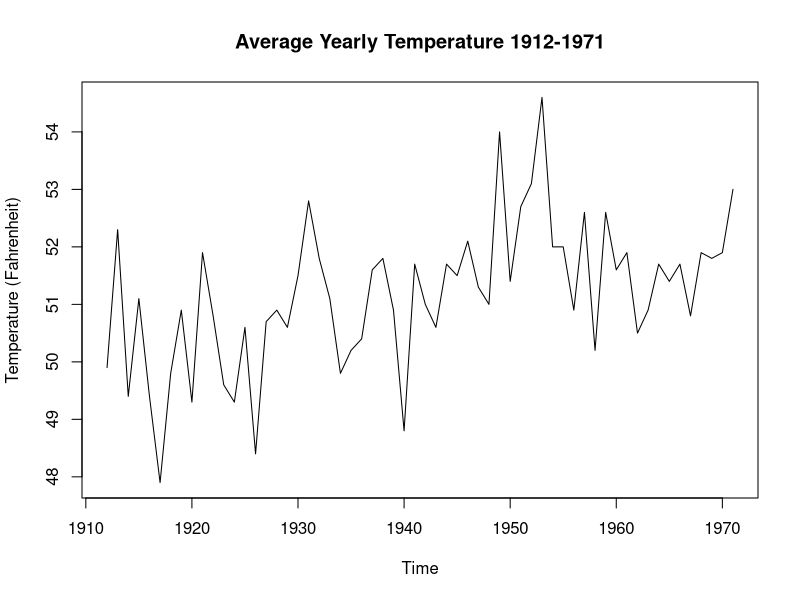
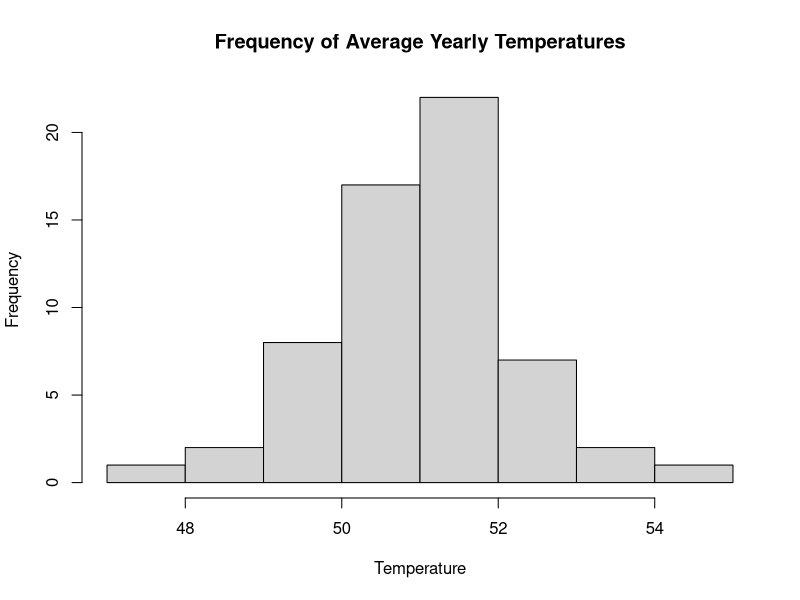
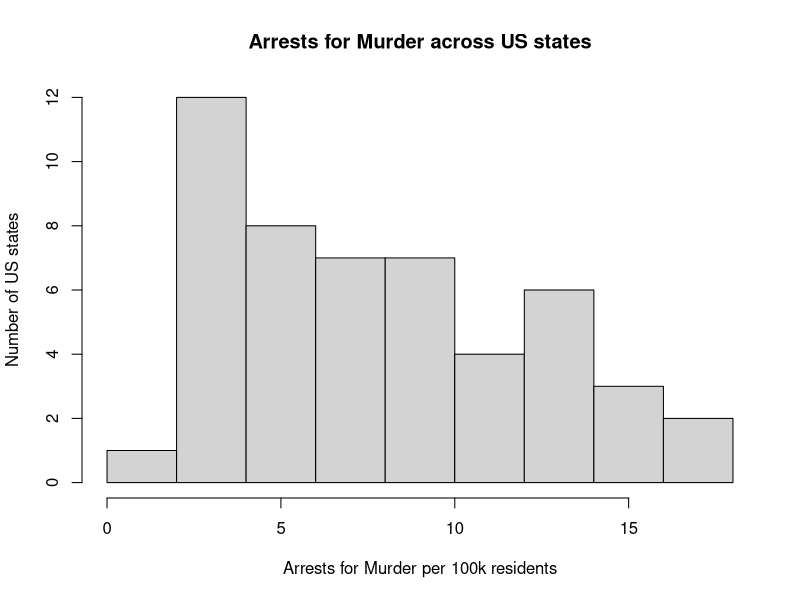
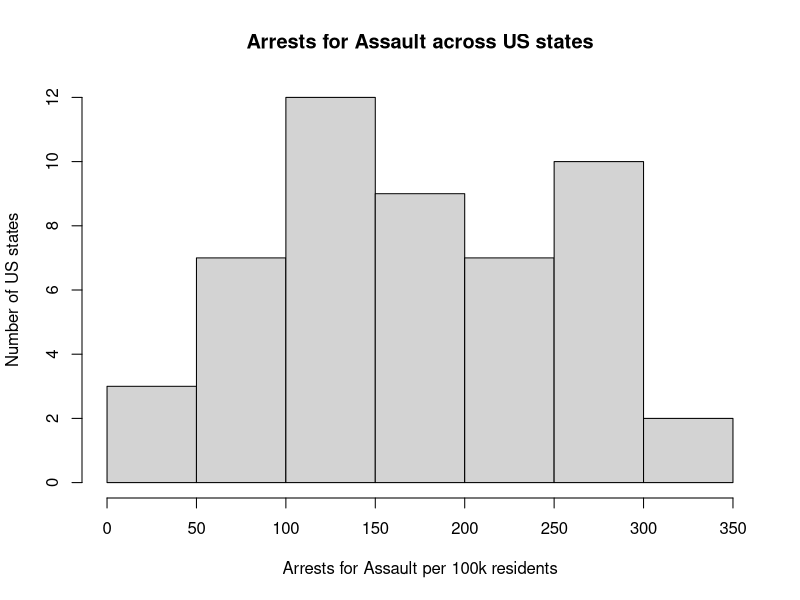
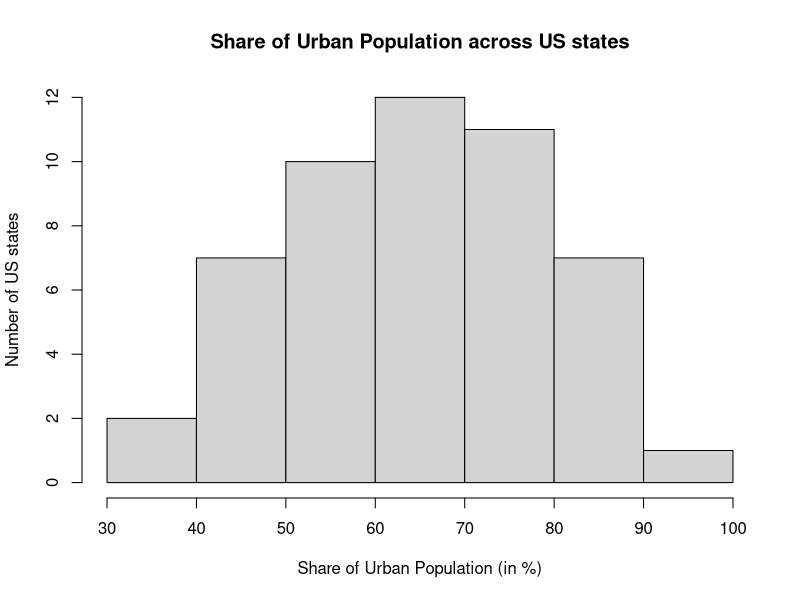
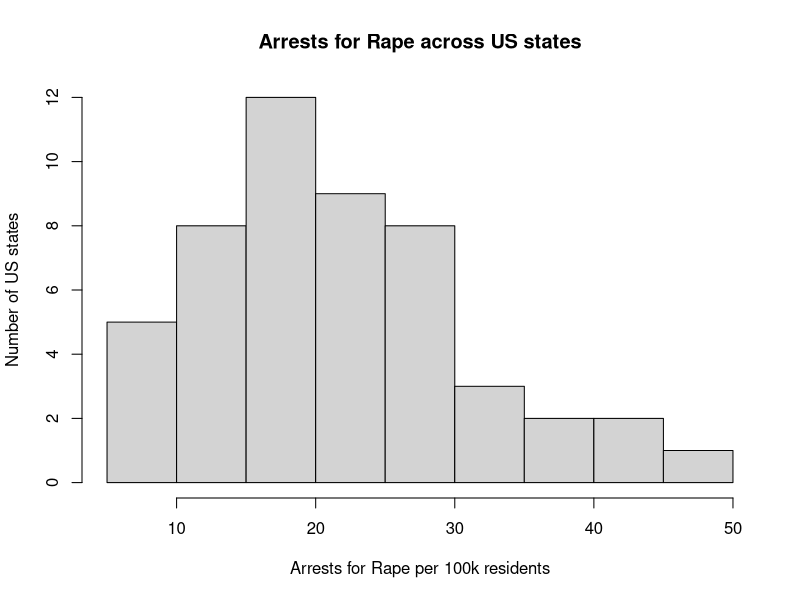

These figures' R source, in order:
## ---- chunk 1
summary(nhtemp)
## ---- chunk 2
plot(nhtemp,
    main="Average Yearly Temperature 1912-1971",
    ylab="Temperature (Fahrenheit)")
## ---- chunk 3
hist(nhtemp, 
     main="Frequency of Average Yearly Temperatures", 
     xlab="Temperature")
## ---- chunk 4
summary(USArrests$Murder)
## ---- chunk 5
summary(USArrests$Assault)
## ---- chunk 6
summary(USArrests$UrbanPop)
## ---- chunk 7
summary(USArrests$Rape)
## ---- chunk 8
hist(USArrests$Murder,
     main = "Arrests for Murder across US states",
     ylab = "Number of US states",
     xlab = "Arrests for Murder per 100k residents")
## ---- chunk 9
hist(USArrests$Assault,
     main = "Arrests for Assault across US states",
     ylab = "Number of US states",
     xlab = "Arrests for Assault per 100k residents")
## ---- chunk 10
hist(USArrests$UrbanPop,
     main = "Share of Urban Population across US states",
     ylab = "Number of US states",
     xlab = "Share of Urban Population (in %)")
## ---- chunk 11
hist(USArrests$Rape,
     main = "Arrests for Rape across US states",
     ylab = "Number of US states",
     xlab = "Arrests for Rape per 100k residents")
